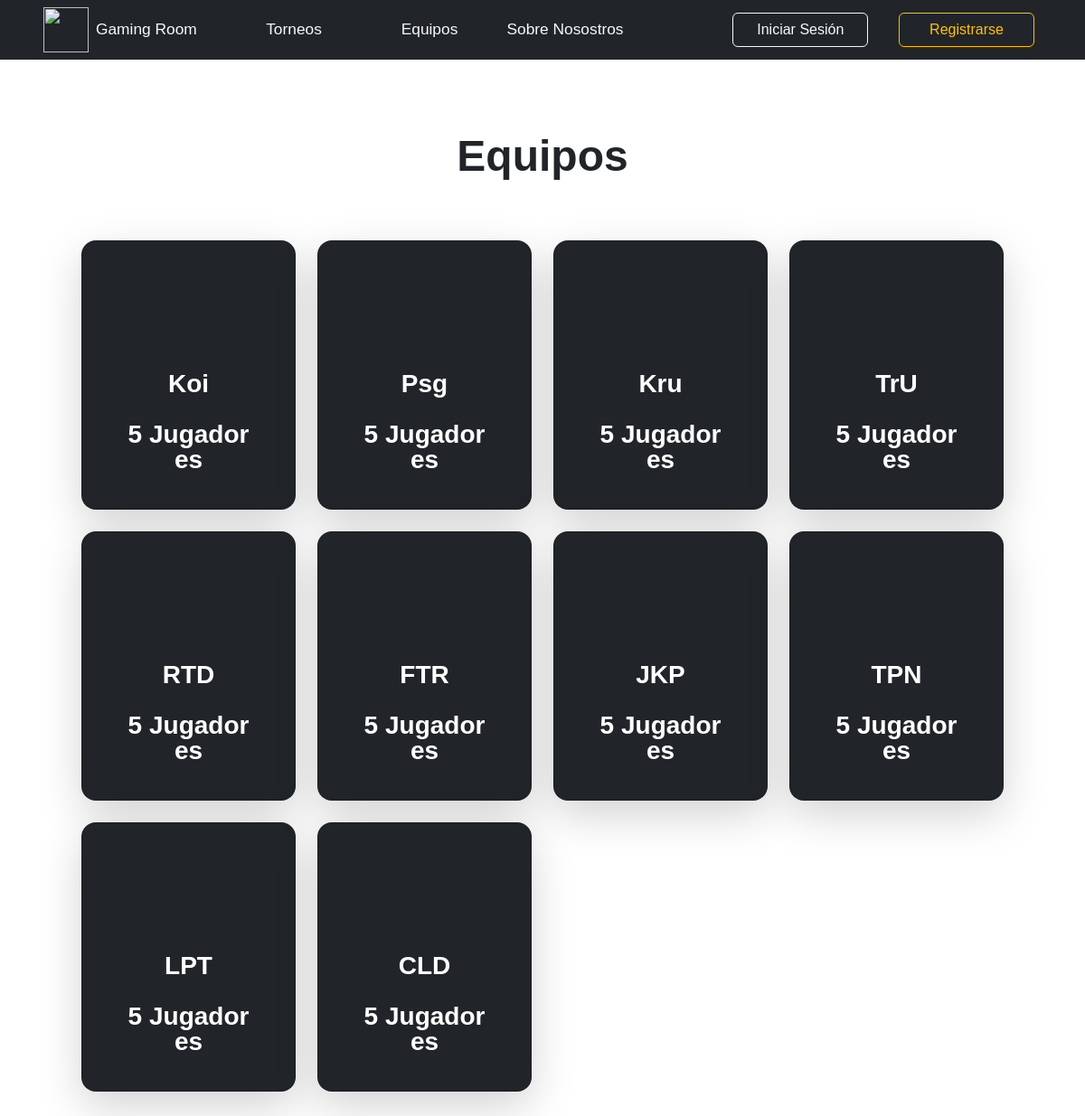
/Controllers/Controller_Equipos.php, run on the app's committed database.
### tables this page shows
CREATE TABLE IF NOT EXISTS `equipo` (
  `idequipo` int(11) NOT NULL AUTO_INCREMENT,
  `nombreEquipo` varchar(50) NOT NULL,
  `numeroJugadores` int(11) NOT NULL,
  `clasificado` tinyint(1) DEFAULT NULL,
  `ganadorTorneo` tinyint(1) DEFAULT NULL,
  `torneo` int(11) DEFAULT NULL,
  PRIMARY KEY (`idequipo`),
  KEY `id_torneo` (`torneo`)
);

### Controllers/Controller_Equipos.php (called while the page is built, shortened)
<?php
	require_once "../Models/Model_Equipos.php";
	$conexion = conexion();
	require_once "../Views/Header.php";
	require_once "../Views/Menu_Sin_Registrar.php";
	require_once "../Views/View_Equipos.php";
	require_once "../Views/Footer.php";
?>

### Models/Model_Equipos.php (called while the page is built)
<?php
function datosEquipo($conexion) {
	try {
		$stmt = $conexion->prepare("SELECT nombreEquipo, numeroJugadores FROM equipo");
		$stmt -> execute();
		$resultado = $stmt -> fetchAll(PDO::FETCH_NUM);
		return $resultado;
	} catch(PDOException $e) {
		echo "Error: " . $e -> getMessage();
	}
}
?>

### Views/View_Equipos.php (the view)
<div class="container" align="center">
	<div class="px-4 pt-5 my-5 text-center">
		<header>
			<h1 class="display-5 fw-bold pt-5">Equipos</h1>
		</header>
		<div class="card-body">
			<div class="container px-4 py-5" id="custom-cards">
				<div class="row row-cols-1 row-cols-lg-4 align-items-stretch g-4 py-2">
					<?php
						$datosEquipo = datosEquipo($conexion);
						foreach($datosEquipo as $dato) {
							$fotoEquipo = "url('../Images/Equipos/".$dato[0].".png')";
					?>
						<div class="col">
							<div class="card card-cover h-100 overflow-hidden text-bg-dark rounded-4 shadow-lg" style="background-image: <?php echo $fotoEquipo; ?>;">
								<div class="d-flex flex-column h-100 p-5 pb-3 text-white text-shadow-1">
									<h3 class="pt-5 mt-5 mb-4 lh-1 fw-bold">
										<?php
											echo $dato[0] . "<br><br>" . $dato[1] . "&nbsp;Jugadores";
										?>
									</h3>
								</div>
							</div>
						</div>
					<?php
						}
					?>
				</div>
			</div>
		</div>
	</div>
</div>

### Views/Header.php (shortened to what this page needs)
<!DOCTYPE html>
<html lang="en">
<head>
	<link href="https://cdn.jsdelivr.net/npm/bootstrap@5.2.2/dist/css/bootstrap.min.css" rel="stylesheet">
	<link rel="stylesheet" href="https://cdn.jsdelivr.net/npm/bootstrap-icons@1.9.1/font/bootstrap-icons.css">
</head>
<body>

### Views/Menu_Sin_Registrar.php (shortened to what this page needs)
<nav class="navbar navbar-expand-lg navbar-dark bg-dark fixed-top">
	<a href="../Controllers/Controller_Inicio.php" class="d-flex align-items-center mb-2 mb-lg-0 text-light text-decoration-none botonLogo">
		<img src="../Images/Logo.png" class="nav-link ms-5 me-2" width="50px" height="50px">Gaming Room
	</a>
	<div class="collapse navbar-collapse" id="navbarSupportedContent">
		<ul class="navbar-nav mr-auto">
			<li class="nav-item active">
				<a href="../Controllers/Controller_Torneo.php" class="nav-link px-2 text-light botonMenu">Torneos</a>
			</li>
			<li class="nav-item active">
				<a href="../Controllers/Controller_Equipos.php" class="nav-link px-2 text-light botonMenu">Equipos</a>
			</li>
			<li class="nav-item active">
				<a href="../Controllers/Controller_Sobre_Nosotros.php" class="nav-link px-2 text-light botonMenu">Sobre Nosostros</a>
			</li>
		</ul>
	</div>
	<div class="mx-2">
		<a href="../Controllers/Controller_Login.php" type="button" class="btn btn-outline-light" style="width: 150px;">Iniciar Sesión</a>
		<a href="../Controllers/Controller_Alta_Usuario.php" type="button" class="btn btn-outline-warning me-5" style="width: 150px;">Registrarse</a>
	</div>
</nav>

### Views/Footer.php
</body>
</html>

### Views/Header.php (style rules this page uses)
body { font-size: 13pt; font-family: arial; }
.botonLogo { width: 250px; text-align: center; }
.botonMenu { width: 150px; text-align: center; }

### data on the page
equipo: nombreEquipo "Koi", numeroJugadores "5"
equipo: nombreEquipo "Psg", numeroJugadores "5"
equipo: nombreEquipo "Kru", numeroJugadores "5"
equipo: nombreEquipo "TrU", numeroJugadores "5"
equipo: nombreEquipo "RTD", numeroJugadores "5"
equipo: nombreEquipo "FTR", numeroJugadores "5"
equipo: nombreEquipo "JKP", numeroJugadores "5"
equipo: nombreEquipo "TPN", numeroJugadores "5"
equipo: nombreEquipo "LPT", numeroJugadores "5"
equipo: nombreEquipo "CLD", numeroJugadores "5"
